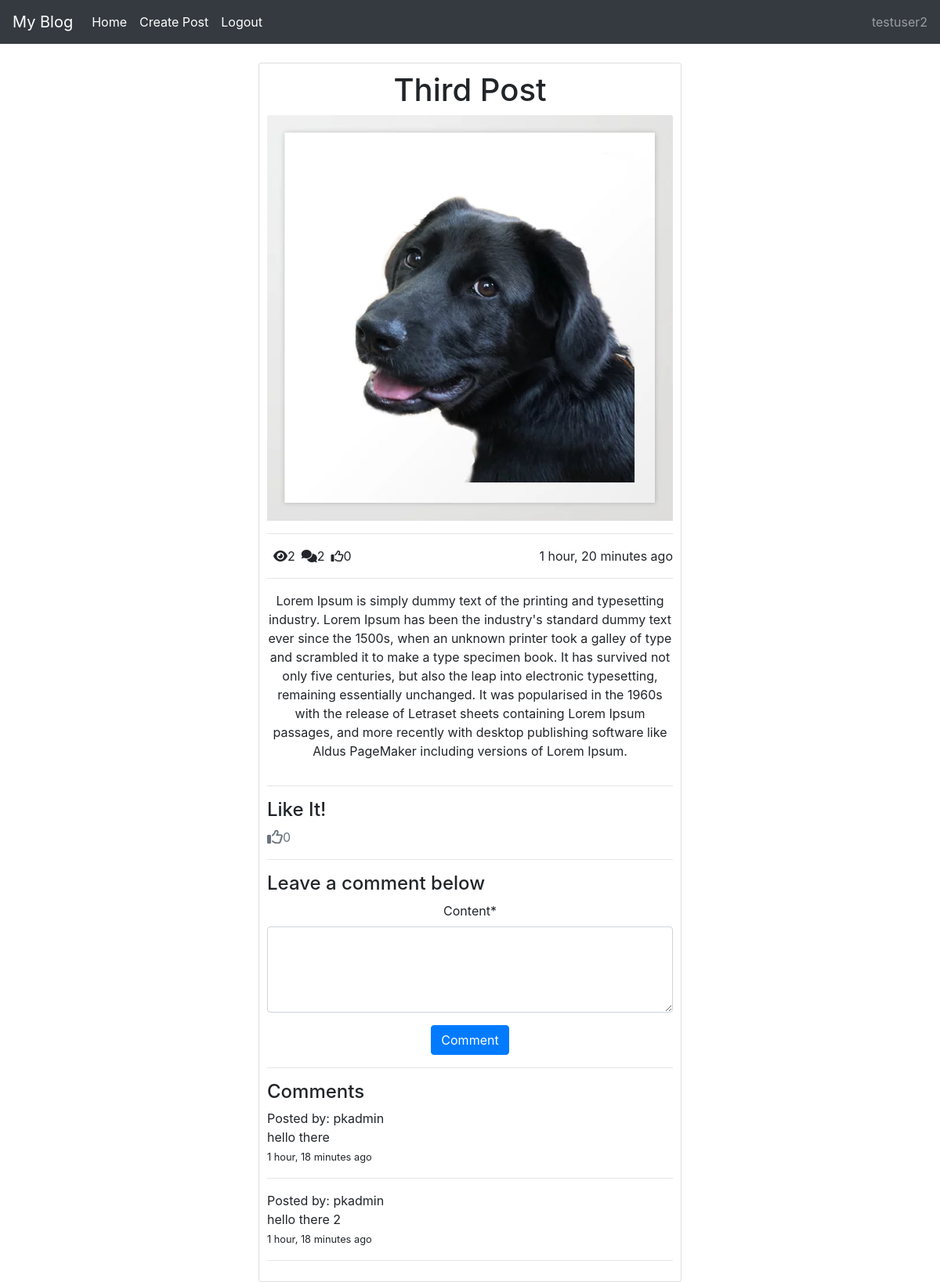
/posts/third/ (signed in), run on the app's committed database.
### posts/models.py (models this page shows, shortened)
class User(AbstractUser):
    pass
    def __str__(self):
        return self.username

class Post(models.Model):
    title = models.CharField(max_length =100)
    content = models.TextField()
    thumbnail = models.ImageField()
    publish_date = models.DateTimeField(auto_now_add=True)
    last_updated = models.DateTimeField(auto_now=True)
    author = models.ForeignKey(User, on_delete=models.CASCADE)
    slug = models.SlugField()
    def get_like_url(self):
        return reverse("like", kwargs={
            'slug':self.slug
        })
    @property
    def comments(self):
        return self.comment_set.all()
    @property
    def get_comment_count(self):
        return self.comment_set.all().count()
    @property
    def get_view_count(self):
        return self.postview_set.all().count()
    @property
    def get_like_count(self):
        return self.like_set.all().count()

class Comment(models.Model):
    user = models.ForeignKey(User, on_delete=models.CASCADE)
    post = models.ForeignKey(Post, on_delete=models.CASCADE)
    timestamp = models.DateTimeField(auto_now_add=True)
    content = models.TextField()

### posts/views.py (the view, shortened to what this page needs)
# urls.py: path('posts/<slug>/', PostDetailView.as_view(), name='detail'),
class PostDetailView(DetailView):
    model = Post
    def get_object(self, **kwargs):
        object = super().get_object(**kwargs)
        if self.request.user.is_authenticated:
            PostView.objects.get_or_create(user=self.request.user, post=object)
        return object
    def get_context_data(self, **kwargs):
        context = super().get_context_data(**kwargs)
        context.update({
            'form': CommentForm()
        })
        return context

### posts/forms.py
class CommentForm(forms.ModelForm):
    content = forms.CharField(required=True, widget=forms.Textarea(attrs={
        'rows': 4
    }))
    class Meta:
        model = Comment
        fields = ('content', )

### templates/posts/post_detail.html (shortened to what this page needs)
{% extends "base.html" %}
{% load crispy_forms_tags %}
{% block content %}
<div class='text-center'>
  <div class="row">
  <div class='col-md-6 offset-3'>
    <div class='card' style="padding: 10px;">
      <h1>{{ object.title }}</h1>
      <img src='{{ object.thumbnail.url }}' style="max-width: 100%" class="img-fluid card-img-top" alt="...">
      <hr />
      <div>
          <span class ='float-left'><i class="fas fa-eye ml-2"></i>{{ object.get_view_count }}</span>
          <span class ='float-left'><i class="fas fa-comments ml-2"></i>{{ object.get_comment_count }}</span>
          <span class ='float-left'><i class="far fa-thumbs-up ml-2"></i>{{ object.get_like_count }}</span>
          <span class="float-right">{{ object.publish_date|timesince }} ago </span>
      </div>
      <hr />
      <div>
        <p>{{ object.content }}</p>
      </div>
      <hr />
      <div>
        <h4 style="text-align: left;">Like It!</h4>
        <a class="text-muted float-left" href="{{ object.get_like_url }}"><i class="far fa-thumbs-up fa-lg"></i>{{ object.get_like_count }}</a>
      </div>
        <hr />
        {% if request.user.is_authenticated %}
          <h4 style="text-align: left;">Leave a comment below</h4>
          <form method='POST'>
            {{ form|crispy }}
            <button class='btn btn-primary' type='submit'>Comment</button>
          </form>
          <hr />
          <div class='text-left'>
          <h4>Comments</h4>
          {% for comment in object.comments.all %}
            <div>
              <p>
              Posted by: {{ comment.user }}
              <br>
              {{ comment.content }}
              <br>
              <small>{{ comment.timestamp|timesince }} ago</small>
              </p>
            </div>
            <hr />
          {% endfor %}
        {% else %}
        <a href="{% url 'account_login' %}" class="btn btn-primary btn-block">Login to Comment</a>
        {% endif %}
        </div>
    </div>
    </div>
    </div>
</div>
{% endblock content %}

### templates/base.html (shortened to what this page needs)
<!DOCTYPE html>
<html lang="en">
  <head>
    <link rel="stylesheet" href="https://stackpath.bootstrapcdn.com/bootstrap/4.4.1/css/bootstrap.min.css">
  </head>
  <body>
    <nav class="navbar navbar-expand-md navbar-dark bg-dark mb-4">
      <a class="navbar-brand" href="#">My Blog</a>
      <div class="collapse navbar-collapse" id="navbarCollapse">
        <ul class="navbar-nav mr-auto">
          <li class="nav-item active">
            <a class="nav-link" href="{% url 'list' %}">Home <span class="sr-only">(current)</span></a>
          </li>
          {% if request.user.is_authenticated %}
          <li class="nav-item active">
            <a class="nav-link" href="{% url 'create' %}">Create Post</a>
          </li>
          <li class="nav-item active">
            <a class="nav-link" href="{% url 'account_logout' %}">Logout</a>
          </li>
          {% endif %}
        </ul>
        {% if request.user.is_authenticated %}
        <span class="navbar-text">
          {{request.user }}
        </span>
        {% endif %}
      </div>
    </nav>
    <div class="container">
    {% block content %}
    {% endblock content %}
    </div>
  </body>
</html>

### data on the page
User: user "testuser2"
Post: title "Third Post", thumbnail (picture), get_view_count "2", get_comment_count "2", get_like_count "0", publish_date "1 hour, 20 minutes", content "Lorem Ipsum is simply dummy text of the printing and typesetting industry. Lorem Ipsum has been the industry's standard dummy text ever since the 1500s, when an unknown printer took a galley of type and scrambled it to make a type specimen book. It has survived not only five centuries, but also the leap into electronic typesetting, remaining essentially unchanged. It was popularised in the 1960s with the release of Letraset sheets containing Lorem Ipsum passages, and more recently with desktop publishing software like Aldus PageMaker including versions of Lorem Ipsum."
Comment: user "pkadmin", content "hello there", timestamp "1 hour, 18 minutes"
Comment: user "pkadmin", content "hello there 2", timestamp "1 hour, 18 minutes"
